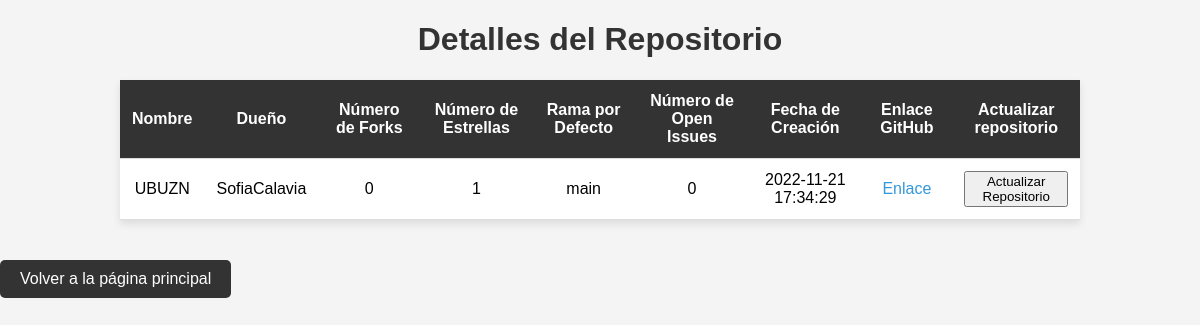
/details/2 (signed in), run on the app's committed database.
### db.py (models this page shows)
class Base(DeclarativeBase):
    pass

class repository(Base):
    __tablename__ = "repositorys"
    id = Column(Integer, primary_key=True)
    name = Column(String)
    owner = Column(String)
    forks = Column(Integer)
    stars = Column(Integer)
    default_branch = Column(String)
    open_issues = Column(Integer)
    creation_date = Column(DateTime)
    github_link = Column(String)
    user_id = Column(Integer, ForeignKey("user_account.id"))
    user = relationship("Users", back_populates="repositorys")
    last_update = Column(DateTime)
    times_added = Column(Integer, default=0)

### app.py (the view)
@app.route("/details/<repo_id>")
def details(repo_id):
    repo = db.get_details_repositorie(repo_id)
    user_id = db.get_user_id(session['logged_in_user'])
    return render_template('details.html', repo = repo , user_id = user_id)

### db.py (called while the page is built)
def get_user_id(name):
    with Session(engine) as session:
        user = session.query(Users).filter_by(name=name).first()
        return user.id

def get_details_repositorie(id):
    session = Session(engine)
    repo = session.query(repository).filter_by(id=id).first()
    session.close()
    return repo

### templates/details.html (shortened to what this page needs)
<!DOCTYPE html>
<html lang="en">
<head>
    <link rel="stylesheet" href="{{ url_for('static', filename='details.css') }}">
</head>
<body>
    <h1>Detalles del Repositorio</h1>
    <table>
        <thead>
            <tr>
                <th>Nombre</th>
                <th>Dueño</th>
                <th>Número de Forks</th>
                <th>Número de Estrellas</th>
                <th>Rama por Defecto</th>
                <th>Número de Open Issues</th>
                <th>Fecha de Creación</th>
                <th>Enlace GitHub</th>
                <th>Actualizar repositorio</th>
            </tr>
        </thead>
        <tbody>
            <tr>
                <td>{{ repo.name }}</td>
                <td>{{ repo.owner }}</td>
                <td>{{ repo.forks }}</td>
                <td>{{ repo.stars }}</td>
                <td>{{ repo.default_branch }}</td>
                <td>{{ repo.open_issues }}</td>
                <td>{{ repo.creation_date }}</td>
                <td><a href="{{ repo.github_link }}" target="_blank">Enlace</a></td>
                    <form method="POST" action="/update_repository/{{ repo.id }}">
                        <td>
                            <button type="submit">Actualizar Repositorio</button>
                        </td>
                    </form>
            </tr>
        </tbody>
    </table>
    <div class="button-container">
        <a class="button" href="/main/">Volver a la página principal</a>
    </div>
</body>
</html>

### static/details.css (style rules this page uses)
body { font-family: 'Arial', sans-serif; background-color: #f4f4f4; margin: 0; padding: 0; }
h1 { text-align: center; color: #333; }
table { width: 80%; margin: 20px auto; border-collapse: collapse; box-shadow: 0 4px 8px rgba(0, 0, 0, 0.1); background-color: #fff; }
th, td { padding: 12px; text-align: center; border-bottom: 1px solid #ddd; }
th { background-color: #333; color: #fff; text-align: center; }
a { color: #3498db; text-decoration: none; }
a.button { display: inline-block; margin-top: 20px; padding: 10px 20px; text-decoration: none; background-color: #333; color: #fff; border-radius: 5px; transition: background-color 0.3s; }

### data on the page
repository: name "UBUZN", owner "SofiaCalavia", forks "0", stars "1", default_branch "main", open_issues "0", creation_date "2022-11-21 17:34:29"
